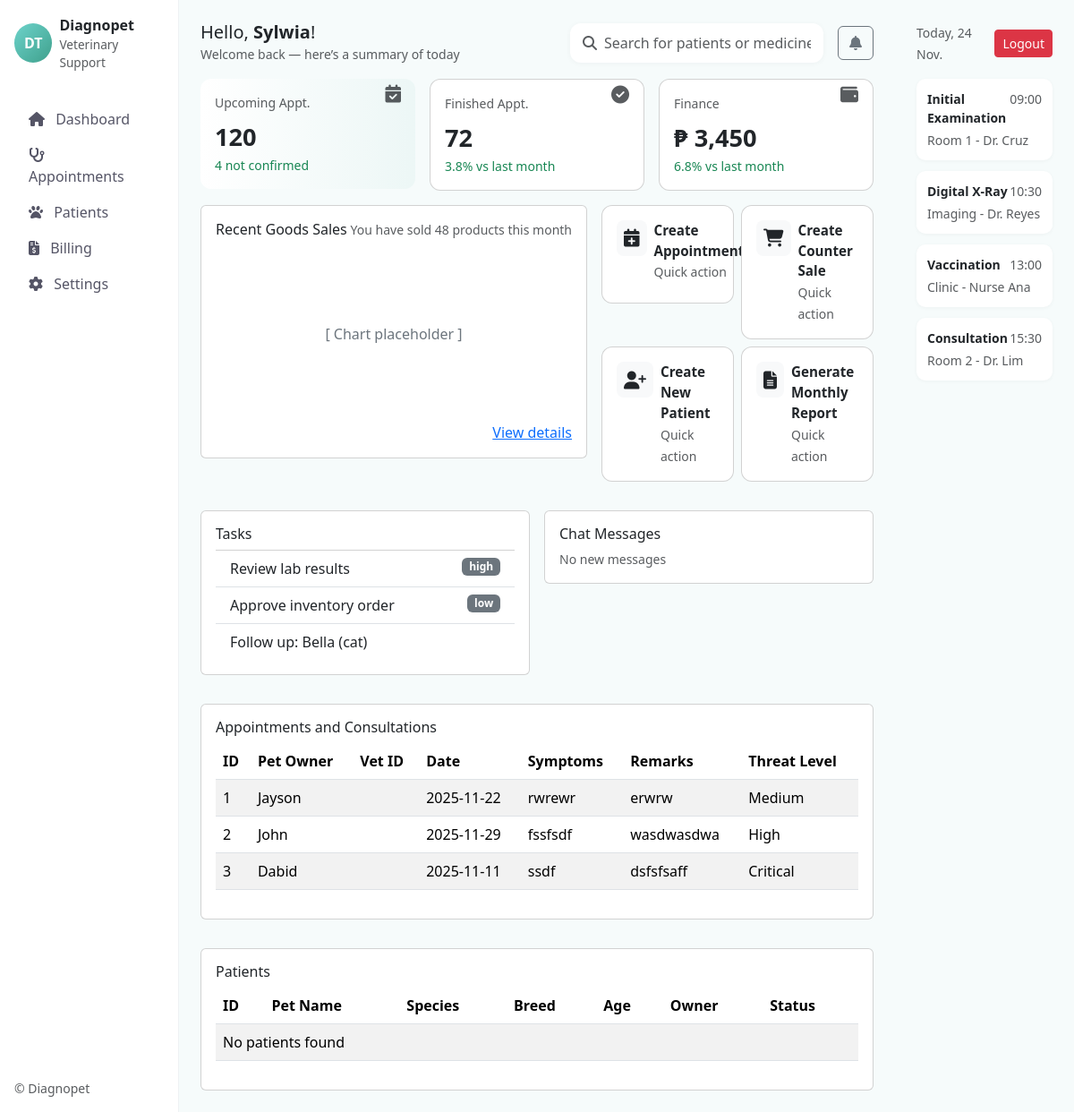
The page /dashboard_vet2.php on the database its author committed.
### tables this page shows
CREATE TABLE `consultations` (
  `consultation_id` int(11) NOT NULL,
  `Pet Owner` varchar(100) NOT NULL,
  `Veterinary License Number` varchar(255) DEFAULT NULL,
  `Consultations Date` date NOT NULL,
  `Symptoms Discussed` varchar(255) NOT NULL,
  `Remarks` varchar(255) NOT NULL,
  `Level of Threats` varchar(50) NOT NULL
);

### dashboard_vet2.php (the view, shortened to what this page needs)
<?php
$metrics = [
    'upcoming' => 120,
    'finished' => 72,
    'finance' => '3,450',
];
$quickActions = [
    ['title' => 'Create Appointment', 'icon' => 'calendar-plus', 'link' => '#'],
    ['title' => 'Create Counter Sale', 'icon' => 'shopping-cart', 'link' => '#'],
    ['title' => 'Create New Patient', 'icon' => 'user-plus', 'link' => '#'],
    ['title' => 'Generate Monthly Report', 'icon' => 'file-alt', 'link' => '#'],
];
$timeline = [
    ['time' => '09:00', 'title' => 'Initial Examination', 'meta' => 'Room 1 - Dr. Cruz'],
    ['time' => '10:30', 'title' => 'Digital X-Ray', 'meta' => 'Imaging - Dr. Reyes'],
    ['time' => '13:00', 'title' => 'Vaccination', 'meta' => 'Clinic - Nurse Ana'],
    ['time' => '15:30', 'title' => 'Consultation', 'meta' => 'Room 2 - Dr. Lim'],
];
?>
<!doctype html>
<html lang="en">
<head>
  <link href="https://cdn.jsdelivr.net/npm/bootstrap@5.3.2/dist/css/bootstrap.min.css" rel="stylesheet">
  <link rel="stylesheet" href="https://cdnjs.cloudflare.com/ajax/libs/font-awesome/6.5.0/css/all.min.css">
</head>
<body>
<div class="container-fluid">
  <div class="row">
    <aside class="col-12 col-lg-2 sidebar p-3 d-flex flex-column gap-3">
      <div class="d-flex align-items-center gap-2">
        <div class="avatar">DT</div>
        <div>
          <div class="fw-bold">Diagnopet</div>
          <div class="text-muted" style="font-size:.85rem">Veterinary Support</div>
        </div>
      </div>
      <nav class="nav flex-column mt-3">
        <a class="nav-link active" href="#"><i class="fas fa-home me-2"></i> Dashboard</a>
        <a class="nav-link" href="#appointments"><i class="fas fa-stethoscope me-2"></i> Appointments</a>
        <a class="nav-link" href="#patients"><i class="fas fa-paw me-2"></i> Patients</a>
        <a class="nav-link" href="#"><i class="fas fa-file-invoice-dollar me-2"></i> Billing</a>
        <a class="nav-link" href="#"><i class="fas fa-cog me-2"></i> Settings</a>
      </nav>
      <div class="mt-auto text-muted small">&copy; Diagnopet</div>
    </aside>
    <main class="col-12 col-lg-8 p-4">
      <div class="d-flex justify-content-between align-items-center mb-3">
        <div>
          <div class="h5 mb-0">Hello, <strong>Sylwia</strong>!</div>
          <small class="text-muted">Welcome back — here’s a summary of today</small>
        </div>
        <div class="d-flex align-items-center gap-3">
          <div class="searchbar d-flex align-items-center gap-2">
            <i class="fas fa-search text-muted"></i>
            <input class="form-control border-0 p-0" style="min-width:220px;" placeholder="Search for patients or medicine">
          </div>
          <button class="btn btn-outline-secondary"><i class="fas fa-bell"></i></button>
        </div>
      </div>
      <div class="row g-3 mb-3">
        <div class="col-12 col-md-4">
          <div class="card metric card-ghost p-3">
            <div class="d-flex justify-content-between align-items-start">
              <small class="text-muted">Upcoming Appt.</small>
              <i class="fas fa-calendar-check fa-lg text-muted"></i>
            </div>
            <div class="value mt-2"><?php echo htmlspecialchars($metrics['upcoming']); ?></div>
            <small class="text-success">4 not confirmed</small>
          </div>
        </div>
        <div class="col-12 col-md-4">
          <div class="card metric p-3">
            <div class="d-flex justify-content-between align-items-start">
              <small class="text-muted">Finished Appt.</small>
              <i class="fas fa-check-circle fa-lg text-muted"></i>
            </div>
            <div class="value mt-2"><?php echo htmlspecialchars($metrics['finished']); ?></div>
            <small class="text-success">3.8% vs last month</small>
          </div>
        </div>
        <div class="col-12 col-md-4">
          <div class="card metric p-3">
            <div class="d-flex justify-content-between align-items-start">
              <small class="text-muted">Finance</small>
              <i class="fas fa-wallet fa-lg text-muted"></i>
            </div>
            <div class="value mt-2">₱ <?php echo htmlspecialchars($metrics['finance']); ?></div>
            <small class="text-success">6.8% vs last month</small>
          </div>
        </div>
      </div>
      <div class="row g-3">
        <div class="col-12 col-md-7">
          <div class="card p-3">
            <div class="d-flex justify-content-between align-items-center mb-3">
              <h6 class="mb-0">Recent Goods Sales</h6>
              <small class="text-muted">You have sold 48 products this month</small>
            </div>
            <div style="height:180px; display:flex; align-items:center; justify-content:center; color:var(--muted);">[ Chart placeholder ]</div>
            <div class="text-end mt-2"><a href="#">View details</a></div>
          </div>
        </div>
        <div class="col-12 col-md-5">
          <div class="row g-2">
            <?php foreach($quickActions as $action): ?>
            <div class="col-6">
              <a href="<?php echo $action['link']; ?>" class="d-block quick-action card p-3 text-decoration-none text-dark">
                <div class="d-flex align-items-start gap-2">
                  <div class="bg-light rounded-3 p-2"><i class="fas fa-<?php echo $action['icon']; ?> fa-lg"></i></div>
                  <div>
                    <div class="fw-bold" style="font-size:.95rem"><?php echo htmlspecialchars($action['title']); ?></div>
                    <small class="text-muted">Quick action</small>
                  </div>
                </div>
              </a>
            </div>
            <?php endforeach; ?>
          </div>
        </div>
      </div>
      <div class="row g-3 mt-3">
        <div class="col-12 col-md-6">
          <div class="card p-3">
            <h6>Tasks</h6>
            <ul class="list-group list-group-flush">
              <li class="list-group-item">Review lab results <span class="badge bg-secondary float-end">high</span></li>
              <li class="list-group-item">Approve inventory order <span class="badge bg-secondary float-end">low</span></li>
              <li class="list-group-item">Follow up: Bella (cat)</li>
            </ul>
          </div>
        </div>
        <div class="col-12 col-md-6">
          <div class="card p-3">
            <h6>Chat Messages</h6>
            <div class="small text-muted">No new messages</div>
          </div>
        </div>
      </div>
      <div id="appointments" class="row g-3 mt-3">
        <div class="col-12">
          <div class="card p-3">
            <h6>Appointments and Consultations</h6>
            <table class="table table-striped">
              <thead>
                <tr>
                  <th>ID</th>
                  <th>Pet Owner</th>
                  <th>Vet ID</th>
                  <th>Date</th>
                  <th>Symptoms</th>
                  <th>Remarks</th>
                  <th>Threat Level</th>
                </tr>
              </thead>
              <tbody>
                <?php
                include 'db_connect.php';
                $sql = "SELECT * FROM consultations";
                $result = $conn->query($sql);
                if ($result->num_rows > 0) {
                  while($row = $result->fetch_assoc()) {
                    echo "<tr>";
                    echo "<td>" . htmlspecialchars($row["consultation_id"]) . "</td>";
                    echo "<td>" . htmlspecialchars($row["Pet Owner"]) . "</td>";
                    echo "<td>" . htmlspecialchars($row["Veterinary ID"]) . "</td>";
                    echo "<td>" . htmlspecialchars($row["Consultations Date"]) . "</td>";
                    echo "<td>" . htmlspecialchars($row["Symptoms Discussed"]) . "</td>";
                    echo "<td>" . htmlspecialchars($row["Remarks"]) . "</td>";
                    echo "<td>" . htmlspecialchars($row["Level of Threats"]) . "</td>";
                    echo "</tr>";
                  }
                } else {
                  echo "<tr><td colspan='7'>No consultations found</td></tr>";
                }
                ?>
              </tbody>
            </table>
          </div>
        </div>
      </div>
      <div id="patients" class="row g-3 mt-3">
        <div class="col-12">
          <div class="card p-3">
            <h6>Patients</h6>
            <table class="table table-striped">
              <thead>
                <tr>
                  <th>ID</th>
                  <th>Pet Name</th>
                  <th>Species</th>
                  <th>Breed</th>
                  <th>Age</th>
                  <th>Owner</th>
                  <th>Status</th>
                </tr>
              </thead>
              <tbody>
                <?php
                include 'db_connect.php';
                $sql = "SELECT * FROM pet_adding";
                $result = $conn->query($sql);
                if ($result->num_rows > 0) {
                  while($row = $result->fetch_assoc()) {
                    echo "<tr>";
                    echo "<td>" . htmlspecialchars($row["id"]) . "</td>";
                    echo "<td>" . htmlspecialchars($row["pet_name"]) . "</td>";
                    echo "<td>" . htmlspecialchars($row["species"]) . "</td>";
                    echo "<td>" . htmlspecialchars($row["breed"]) . "</td>";
                    echo "<td>" . htmlspecialchars($row["age"]) . "</td>";
                    echo "<td>" . htmlspecialchars($row["owner_name"]) . "</td>";
                    echo "<td>" . htmlspecialchars($row["status"]) . "</td>";
                    echo "</tr>";
                  }
                } else {
                  echo "<tr><td colspan='7'>No patients found</td></tr>";
                }
                ?>
              </tbody>
            </table>
          </div>
        </div>
      </div>
    </main>
    <aside class="col-12 col-lg-2 p-4">
      <div class="d-flex justify-content-between align-items-center mb-3">
        <div>
          <small class="text-muted">Today, <?php echo date('d M.'); ?></small>
        </div>
        <a href="logout.php" class="btn btn-sm btn-danger">Logout</a>
      </div>
      <div class="timeline">
        <?php foreach($timeline as $item): ?>
          <div class="item">
            <div class="d-flex justify-content-between align-items-start mb-1">
              <div class="fw-bold small"><?php echo htmlspecialchars($item['title']); ?></div>
              <div class="text-muted small"><?php echo htmlspecialchars($item['time']); ?></div>
            </div>
            <div class="text-muted small"><?php echo htmlspecialchars($item['meta']); ?></div>
          </div>
        <?php endforeach; ?>
      </div>
    </aside>
  </div>
</div>
</body>
</html>

### dashboard_vet2.php (style rules this page uses)
:root { --accent:#54B4A4; --muted:#6c757d }
body { background:#f6fbfb; }
.sidebar { background:#fff; min-height:100vh; border-right:1px solid #eef2f4 }
.sidebar .nav-link { color:#556; }
.card-ghost { background:linear-gradient(90deg, #ffffff 0%, rgba(84,180,164,0.06) 100%); border: none; }
.metric { padding: 18px; border-radius: 12px; }
.metric .value { font-weight:700; font-size:1.7rem }
.quick-action { border-radius:12px; padding:18px; min-height:110px }
.timeline .item { background:#fff; border-radius:10px; padding:12px; margin-bottom:12px; box-shadow:0 1px 4px rgba(0,0,0,0.04) }
.searchbar { background:#fff; border-radius:12px; padding:10px 14px; box-shadow: 0 1px 6px rgba(18,38,63,0.04) }
.avatar { width:44px; height:44px; border-radius:50%; background:linear-gradient(135deg,#6dd3cb,#3fa08c); display:inline-flex; align-items:center; justify-content:center; color:#fff; font-weight:700 }

### rows shown on the page
consultations: consultation_id "1", Pet Owner "Jayson", Consultations Date "2025-11-22", Symptoms Discussed "rwrewr", Remarks "erwrw", Level of Threats "Medium"
consultations: consultation_id "2", Pet Owner "John", Consultations Date "2025-11-29", Symptoms Discussed "fssfsdf", Remarks "wasdwasdwa", Level of Threats "High"
consultations: consultation_id "3", Pet Owner "Dabid", Consultations Date "2025-11-11", Symptoms Discussed "ssdf", Remarks "dsfsfsaff", Level of Threats "Critical"

### other values the page prints
$metrics['upcoming'] "120"
$metrics['finished'] "72"
$metrics['finance'] "3,450"
$action['title'] "Create Appointment"
$action['title'] "Create Counter Sale"
$action['title'] "Create New Patient"
$action['title'] "Generate Monthly Report"
$item['title'] "Initial Examination"
$item['time'] "09:00"
$item['meta'] "Room 1 - Dr. Cruz"
$item['title'] "Digital X-Ray"
$item['time'] "10:30"
$item['meta'] "Imaging - Dr. Reyes"
$item['title'] "Vaccination"
$item['time'] "13:00"
